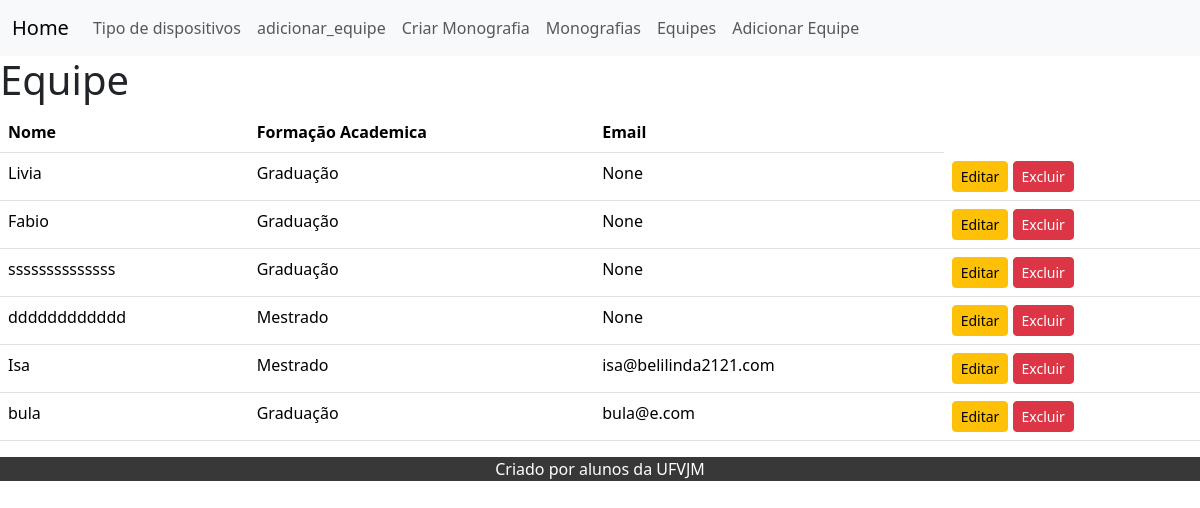
Page /equipe/ on the committed database.
### equipe/models.py (models this page shows, shortened)
class Equipe(models.Model):
    nome = models.CharField(max_length=200)
    fa =(
        ("G", "Graduação"),
        ("M", "Mestrado"),
        ("D", "Doutorado"),
    )
    formacao_academica = models.CharField(max_length=30, choices=fa, default='G')
    email = models.EmailField(max_length=100,null=True,blank=True)
    registro_criado = models.DateTimeField(auto_now_add=True)
    registro_atualizado = models.DateTimeField(auto_now=True)

### equipe/views.py (the view)
# urls.py: path('', views.index, name='Home'),  # Adicione uma rota de exemplo, como 'index'
def index(request):
    equipe = Equipe.objects.all()
    context = {
        'lista': equipe
    }
    return render(request, 'equipe.html', context)

### equipe/templates/equipe.html
{% extends 'base.html' %}
{% block content %}
    <h1>Equipe</h1>
<table class="table">
    <thead>
      <tr>
        <th scope=>Nome</th>
        <th scope=>Formação Academica</th>
        <th scope=>Email</th>
      </tr>
    </thead>
    <tbody>
        {% for e in lista %}
      <tr>
        <td>{{e.nome}}</td>
        <td>{{e.get_formacao_academica_display}}</td>
        <td>{{e.email}}</td>
        <td>
          <a href="{% url 'editar_equipe' pk=e.pk %}" class="btn btn-warning btn-sm">Editar</a>
          <a href="{% url 'deletar_equipe' pk=e.pk %}" class="btn btn-danger btn-sm">Excluir</a>
      </td>
      </tr>
      {% endfor %}
    </tbody>
  </table>
  {% endblock %}

### templates/base.html (shortened to what this page needs)
<!DOCTYPE html>
<html lang="pt-br">
<head>
    <link href="https://cdn.jsdelivr.net/npm/bootstrap@5.3.2/dist/css/bootstrap.min.css" rel="stylesheet">
</head>
<body>
    <header>
        {% include "navbar.html" %}
    </header>
    {% block content %}
    {% endblock %}
    <footer>
        <p>Criado por alunos da UFVJM</p>
    </footer>
</body>
</html>

### templates/navbar.html (shortened to what this page needs)
<nav class="navbar navbar-expand-lg bg-body-tertiary">
    <div class="container-fluid">
      <a class="navbar-brand" href="/">Home</a>
      <div class="collapse navbar-collapse" id="navbarNav">
        <ul class="navbar-nav">
          <li class="nav-item">
            <a class="nav-link" href="tipoDispositivo">Tipo de dispositivos</a>
          </li>
          <li class="nav-item">
            <a class="nav-link" href="/adicionar/">adicionar_equipe</a>
          </li>
          <li class="nav-item">
            <a class="nav-link" href="{% url 'criar_monografia' %}">Criar Monografia</a>
          </li>
          <li class="nav-item">
            <a class="nav-link" href="/monografias/">Monografias</a>
          </li>
          <li class="nav-item">
            <a class="nav-link" href="/equipe">Equipes</a>
          </li>
          <li class="nav-item">
            <a class="nav-link" href="{% url  'adicionar_equipe' %}">Adicionar Equipe</a>
          </li>
        </ul>
      </div>
    </div>
  </nav>

### templates/base.html (style rules this page uses)
footer { background-color: rgb(56, 56, 56); color: white; text-align: center; }

### rows in the picture
Equipe: nome "Livia", formacao_academica "Graduação", email "None"
Equipe: nome "Fabio", formacao_academica "Graduação", email "None"
Equipe: nome "ssssssssssssss", formacao_academica "Graduação", email "None"
Equipe: nome "dddddddddddd", formacao_academica "Mestrado", email "None"
Equipe: nome "Isa", formacao_academica "Mestrado", email "isa@belilinda2121.com"
Equipe: nome "bula", formacao_academica "Graduação", email "bula@e.com"
